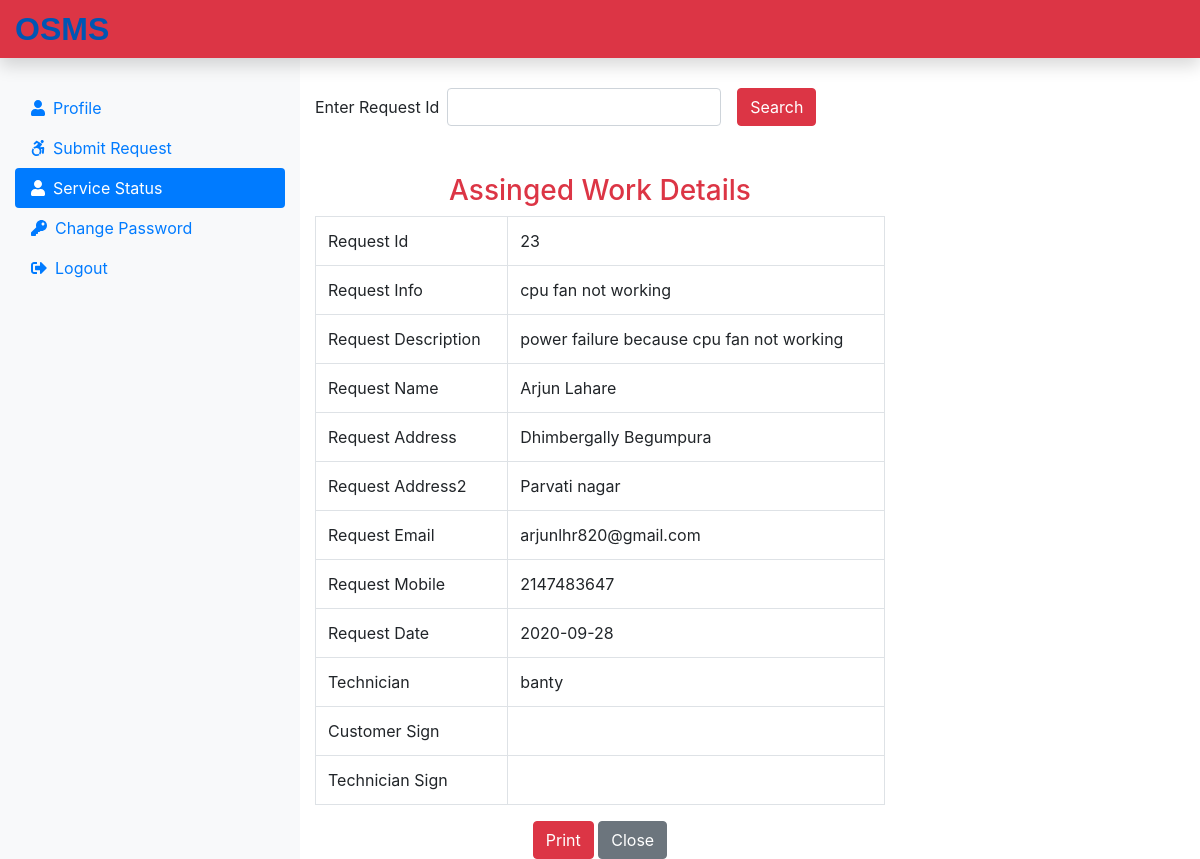
Page /Requester/servicestatus.php?checkid=23 (signed in) on the committed database.
### tables this page shows
CREATE TABLE `assignwork` (
  `rno` int(11) NOT NULL,
  `assigninfo` text NOT NULL,
  `assigndesc` varchar(60) NOT NULL,
  `assignname` varchar(60) NOT NULL,
  `assignadd1` text NOT NULL,
  `assignadd2` text NOT NULL,
  `assigncity` varchar(60) NOT NULL,
  `assignstate` varchar(60) NOT NULL,
  `assignzip` int(11) NOT NULL,
  `assignemail` varchar(60) NOT NULL,
  `assignmobile` int(11) NOT NULL,
  `assigntechnician` varchar(60) NOT NULL,
  `assigndate` date NOT NULL,
  `assignrequestid` int(11) NOT NULL
);

### requester/servicestatus.php (the view, shortened to what this page needs)
<?php
include('includefiles/header.php');
include('../dbconnection.php');
?>
<div class="col-md-6 mt-5">
<form action="" method="POST" class="form-inline d-print-none">
    <div class="form-group mr-3 " >
        <label for="checkid" class="mr-2">Enter Request Id </label>
        <input type="text" class="form-control" name="checkid" id="checkid" onkeypress="isInputNumber(event)">
    </div>
    <button type="submit" class="btn btn-danger">Search</button>
</form>
<?php
if(isset($_REQUEST['checkid'])){
    if($_REQUEST['checkid']==""){
        $msg = '<div class="alert alert-danger mt-3">Fill All Fields</div>';
    } else {
        $sql = "SELECT * from assignwork where assignrequestid = {$_REQUEST['checkid']}";
        $result=$conn->query($sql);
        $row = $result->fetch_assoc();
        if(($row['assignrequestid']==$_REQUEST['checkid'])){ ?>
    <h3 class="text-danger text-center mt-5">Assinged Work Details</h3>
    <table class="table table-bordered">
        <tbody>
            <tr>
                <td>Request Id </td>
                <td> <?php if(isset($row['assignrequestid'])) {echo
                $row['assignrequestid'];} ?> </td>
            </tr>
            <tr>
                <td>Request Info </td>
                <td> <?php if(isset($row['assigninfo'])) {echo
                $row['assigninfo'];} ?> </td>
            </tr>
            <tr>
                <td>Request Description </td>
                <td> <?php if(isset($row['assigndesc'])) {echo
                $row['assigndesc'];} ?> </td>
            </tr>
            <tr>
                <td>Request Name </td>
                <td> <?php if(isset($row['assignname'])) {echo
                $row['assignname'];} ?> </td>
            </tr>
            <tr>
                <td>Request Address </td>
                <td> <?php if(isset($row['assignadd1'])) {echo
                $row['assignadd1'];} ?> </td>
            </tr>
            <tr>
                <td>Request Address2 </td>
                <td> <?php if(isset($row['assignadd2'])) {echo
                $row['assignadd2'];} ?> </td>
            </tr>
            <tr>
                <td>Request Email </td>
                <td> <?php if(isset($row['assignemail'])) {echo
                $row['assignemail'];} ?> </td>
            </tr>
            <tr>
                <td>Request Mobile </td>
                <td> <?php if(isset($row['assignmobile'])) {echo
                $row['assignmobile'];} ?> </td>
            </tr>
            <tr>
                <td>Request Date </td>
                <td> <?php if(isset($row['assigndate'])) {echo
                $row['assigndate'];} ?> </td>
            </tr>
            <tr>
                <td>Technician</td>
                <td> <?php if(isset($row['assigntechnician'])) {echo
                $row['assigntechnician'];} ?> </td>
            </tr>
            <tr>
                <td> Customer Sign </td>
                <td></td>
            </tr>
            <tr>
                <td> Technician Sign </td>
                <td></td>
            </tr>
        </tbody>
    </table>
    <div class="text-center">
    <form action="" class="d-print-none">
    <input type="submit" class="btn btn-danger" value="Print" onclick="window.print()">
    <input type="submit" class="btn btn-secondary" value="Close">
    </form>
    </div>
    <?php } else {
       echo '<div class="alert-warning mt-3">Your Request Still Pending</div>';
    }
    }
}
?>
</div>
<?php
include('includefiles/footer.php');
?>

### rows in the picture
assignwork: assignrequestid "23", assigninfo "cpu fan not working", assigndesc "power failure because cpu fan not working", assignname "Arjun Lahare", assignadd1 "Dhimbergally Begumpura", assignadd2 "Parvati nagar", assignemail "arjunlhr820@gmail.com", assignmobile "2147483647", assigndate "2020-09-28", assigntechnician "banty"
